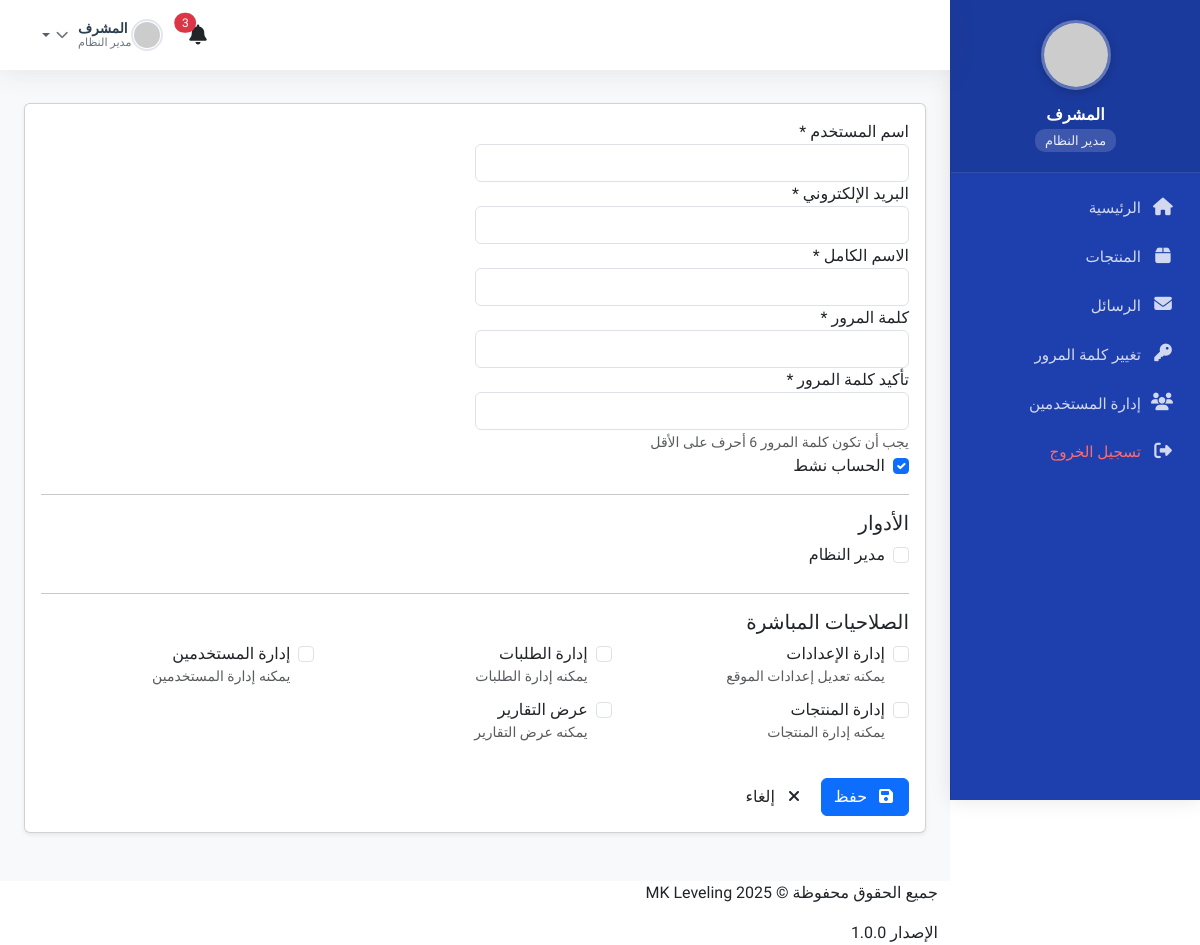
/admin/users/add.php (signed in), run on the app's committed database.
### tables this page shows
CREATE TABLE IF NOT EXISTS `roles` (
  `id` int(11) NOT NULL AUTO_INCREMENT,
  `name` varchar(50) NOT NULL,
  `description` text,
  PRIMARY KEY (`id`),
  UNIQUE KEY `name` (`name`)
);

CREATE TABLE IF NOT EXISTS `permissions` (
  `id` int(11) NOT NULL AUTO_INCREMENT,
  `name` varchar(50) NOT NULL,
  `description` text,
  `permission_key` varchar(100) NOT NULL,
  PRIMARY KEY (`id`),
  UNIQUE KEY `permission_key` (`permission_key`)
);

### admin/users/add.php (the view, shortened to what this page needs)
<?php
require_once __DIR__ . '/../../includes/db.php';
$roles = [];
$result = $mysqli->query("SELECT * FROM roles");
if ($result) {
    while ($row = $result->fetch_assoc()) {
        $roles[] = $row;
    }
}
$permissions = [];
$result = $mysqli->query("SELECT * FROM permissions ORDER BY name");
if ($result) {
    while ($row = $result->fetch_assoc()) {
        $permissions[] = $row;
    }
}
?>
<!DOCTYPE html>
<html lang="ar" dir="rtl">
<head>
    <link rel="stylesheet" href="https://cdnjs.cloudflare.com/ajax/libs/font-awesome/6.0.0/css/all.min.css">
    <link rel="stylesheet" href="../css/admin.css">
    <link rel="stylesheet" href="../css/users.css">
</head>
<body>
    <div class="admin-container">
        <?php include '../includes/sidebar.php'; ?>
        <main class="main-content">
            <?php include '../includes/header.php'; ?>
            <div class="content">
                <div class="page-header">
                    <h1>إضافة مستخدم جديد</h1>
                    <a href="index.php" class="btn btn-outline">
                    </a>
                </div>
                <div class="card">
                    <div class="card-body">
                        <form action="" method="POST" id="userForm">
                            <div class="form-row">
                                <div class="form-group col-md-6">
                                    <label for="username">اسم المستخدم *</label>
                                    <input type="text" id="username" name="username" class="form-control" required
                                           value="<?php echo htmlspecialchars($_POST['username'] ?? ''); ?>"
                                           dir="auto" style="text-align: right; font-family: 'Tajawal', sans-serif;">
                                </div>
                                <div class="form-group col-md-6">
                                    <label for="email">البريد الإلكتروني *</label>
                                    <input type="email" id="email" name="email" class="form-control ltr-input" required
                                           value="<?php echo htmlspecialchars($_POST['email'] ?? ''); ?>"
                                           dir="ltr" style="text-align: left; font-family: 'Segoe UI', Tahoma, Geneva, Verdana, sans-serif;">
                                </div>
                                <div class="form-group col-md-6">
                                    <label for="full_name">الاسم الكامل *</label>
                                    <input type="text" id="full_name" name="full_name" class="form-control" required
                                           value="<?php echo htmlspecialchars($_POST['full_name'] ?? ''); ?>"
                                           dir="auto" style="text-align: right; font-family: 'Tajawal', sans-serif;">
                                </div>
                                <div class="form-group col-md-6">
                                    <label for="password">كلمة المرور *</label>
                                    <input type="password" id="password" name="password" class="form-control ltr-input" required
                                           dir="ltr" style="text-align: left; font-family: 'Segoe UI', Tahoma, Geneva, Verdana, sans-serif;">
                                </div>
                                <div class="form-group col-md-6">
                                    <label for="confirm_password">تأكيد كلمة المرور *</label>
                                    <input type="password" id="confirm_password" name="confirm_password" class="form-control ltr-input" required
                                           dir="ltr" style="text-align: left; font-family: 'Segoe UI', Tahoma, Geneva, Verdana, sans-serif;">
                                    <small id="passwordHelp" class="form-text text-muted">يجب أن تكون كلمة المرور 6 أحرف على الأقل</small>
                                </div>
                                <div class="form-group col-md-6">
                                    <div class="form-check">
                                        <input type="checkbox" id="is_active" name="is_active" class="form-check-input" value="1" checked>
                                        <label for="is_active" class="form-check-label">الحساب نشط</label>
                                    </div>
                                </div>
                                <div class="col-12">
                                    <hr>
                                    <h5>الأدوار</h5>
                                    <div class="row">
                                        <?php foreach ($roles as $role): ?>
                                            <div class="col-md-4 mb-2">
                                                <div class="form-check">
                                                    <input type="checkbox" id="role_<?php echo $role['id']; ?>"
                                                           name="roles[]" value="<?php echo $role['id']; ?>"
                                                           class="form-check-input role-checkbox"
                                                           data-role-id="<?php echo $role['id']; ?>">
                                                    <label for="role_<?php echo $role['id']; ?>" class="form-check-label">
                                                        <?php echo htmlspecialchars($role['name']); ?>
                                                    </label>
                                                </div>
                                            </div>
                                        <?php endforeach; ?>
                                    </div>
                                </div>
                                <div class="col-12">
                                    <hr>
                                    <h5>الصلاحيات المباشرة</h5>
                                    <div class="row">
                                        <?php foreach ($permissions as $permission): ?>
                                            <div class="col-md-4 mb-2">
                                                <div class="form-check">
                                                    <input type="checkbox" id="perm_<?php echo $permission['id']; ?>"
                                                           name="permissions[]" value="<?php echo $permission['id']; ?>"
                                                           class="form-check-input permission-checkbox">
                                                    <label for="perm_<?php echo $permission['id']; ?>" class="form-check-label">
                                                        <?php echo htmlspecialchars($permission['name']); ?>
                                                        <small class="text-muted d-block"><?php echo htmlspecialchars($permission['description']); ?></small>
                                                    </label>
                                                </div>
                                            </div>
                                        <?php endforeach; ?>
                                    </div>
                                </div>
                                <div class="form-actions mt-4">
                                    <button type="submit" class="btn btn-primary">
                                        <i class="fas fa-save"></i> حفظ
                                    </button>
                                    <a href="index.php" class="btn btn-outline">
                                        <i class="fas fa-times"></i> إلغاء
                                    </a>
                                </div>
                            </div>
                        </form>
                    </div>
                </div>
            </div>
            <?php include '../includes/footer.php'; ?>
        </main>
    </div>
</body>
</html>

### admin/css/admin.css (style rules this page uses)
.ltr-input { direction: ltr !important; text-align: left !important; font-family: 'Segoe UI', Tahoma, Geneva, Verdana, sans-serif !important; unicode-bidi: plaintext !important; }
[dir="rtl"] .ltr-input { font-family: 'Segoe UI', Tahoma, Geneva, Verdana, sans-serif !important; }
.card { border-radius: var(--border-radius); box-shadow: var(--box-shadow); margin-bottom: 20px; border: 1px solid rgba(0, 0, 0, 0.05); }
.card-body { padding: 20px; }
.form-control { border: 1px solid #ddd; border-radius: 4px; padding: 8px 12px; transition: all 0.3s; }
.btn { font-family: 'Tajawal', sans-serif; font-weight: 500; padding: 8px 16px; border-radius: 4px; transition: all 0.3s; display: inline-flex; align-items: center; justify-content: center; }
.btn i { margin-left: 5px; }
.btn-primary { background-color: var(--primary-color); border-color: var(--primary-color); }
.btn-outline { border: 1px solid #ddd; background-color: transparent; color: #555; }
.fas, .far { width: 1.25em; text-align: center; }
:root { --primary-color: #1e40af; --primary-hover: #1e3a8a; --secondary-color: #1e40af; --success-color: #4cc9a0; --danger-color: #f72585; --warning-color: #f77f00; --info-color: #4cc9f0; --light-bg: #f8f9fa; --dark-bg: #1a1a2e; --dark-text: #2b2d42; --light-text: #6c757d; --border-color: #e9ecef; --white: #ffffff; --sidebar-width: 260px; --header-height: 70px; --footer-height: 60px; --border-radius: 8px; --box-shadow: 0 0.5rem 1rem rgba(0, 0, 0, 0.05); --transition: all 0.3s ease; }
* { margin: 0; padding: 0; box-sizing: border-box; font-family: 'Tajawal', sans-serif; }
body { background-color: var(--light-bg); color: var(--dark-text); line-height: 1.6; direction: rtl; font-family: 'Tajawal', sans-serif; font-size: 0.9rem; overflow-x: hidden; }
a { text-decoration: none; color: inherit; transition: all 0.3s ease; }
.admin-container { display: flex; min-height: 100vh; transition: var(--transition); position: relative; padding-right: var(--sidebar-width); }
.main-content { flex: 1; min-height: 100vh; display: flex; flex-direction: column; transition: var(--transition); width: 100%; }
.content { flex: 1; padding: 1.5rem; background-color: var(--light-bg); }
.page-header { display: flex; justify-content: space-between; align-items: center; margin-bottom: 1.5rem; padding-bottom: 1rem; border-bottom: 1px solid var(--border-color); }
.page-header h1 { font-size: 1.5rem; font-weight: 600; margin: 0; color: var(--dark-text); }
.card { background: var(--white); border-radius: var(--border-radius); box-shadow: var(--box-shadow); margin-bottom: 1.5rem; border: none; transition: var(--transition); }
.card-body { padding: 1.5rem; }

### admin/css/users.css (style rules this page uses)
.ltr-input { direction: ltr !important; text-align: left !important; font-family: 'Segoe UI', Tahoma, Geneva, Verdana, sans-serif !important; unicode-bidi: plaintext !important; }
[dir="rtl"] .ltr-input { font-family: 'Segoe UI', Tahoma, Geneva, Verdana, sans-serif !important; }
input[type="email"], input[type="password"], input[type="url"], input[type="tel"], input[type="number"] { direction: ltr !important; text-align: left !important; font-family: 'Segoe UI', Tahoma, Geneva, Verdana, sans-serif !important; unicode-bidi: plaintext !important; }
input[type="text"], textarea, select { direction: rtl; text-align: right; font-family: 'Tajawal', sans-serif; }
.btn { font-family: 'Tajawal', sans-serif; }
.card { border: 1px solid rgba(0, 0, 0, 0.125); border-radius: 0.5rem; margin-bottom: 1.5rem; box-shadow: 0 0.125rem 0.25rem rgba(0, 0, 0, 0.075); }
.card-body { padding: 1.25rem; }
.btn { padding: 0.5rem 1rem; border-radius: 0.375rem; font-weight: 500; transition: all 0.2s ease-in-out; }
.btn i { margin-left: 5px; }
.btn-primary { background-color: #1e40af; border-color: #1e40af; }
.btn-outline { border: 1px solid #e2e8f0; background-color: transparent; color: #4a5568; }
.fas, .far { width: 1.25em; text-align: center; }

### admin/includes/sidebar.php (style rules this page uses)
:root { --sidebar-width: 250px; --primary-color: #1e40af !important; --primary-light: #1e3a8a !important; --text-color: #ffffff !important; --hover-bg: rgba(255, 255, 255, 0.1) !important; --active-bg: rgba(255, 255, 255, 0.2) !important; --border-color: rgba(255, 255, 255, 0.1) !important; }

### data on the page
roles: name "مدير النظام"
permissions: name "إدارة الإعدادات", description "يمكنه تعديل إعدادات الموقع"
permissions: name "إدارة الطلبات", description "يمكنه إدارة الطلبات"
permissions: name "إدارة المستخدمين", description "يمكنه إدارة المستخدمين"
permissions: name "إدارة المنتجات", description "يمكنه إدارة المنتجات"
permissions: name "عرض التقارير", description "يمكنه عرض التقارير"
